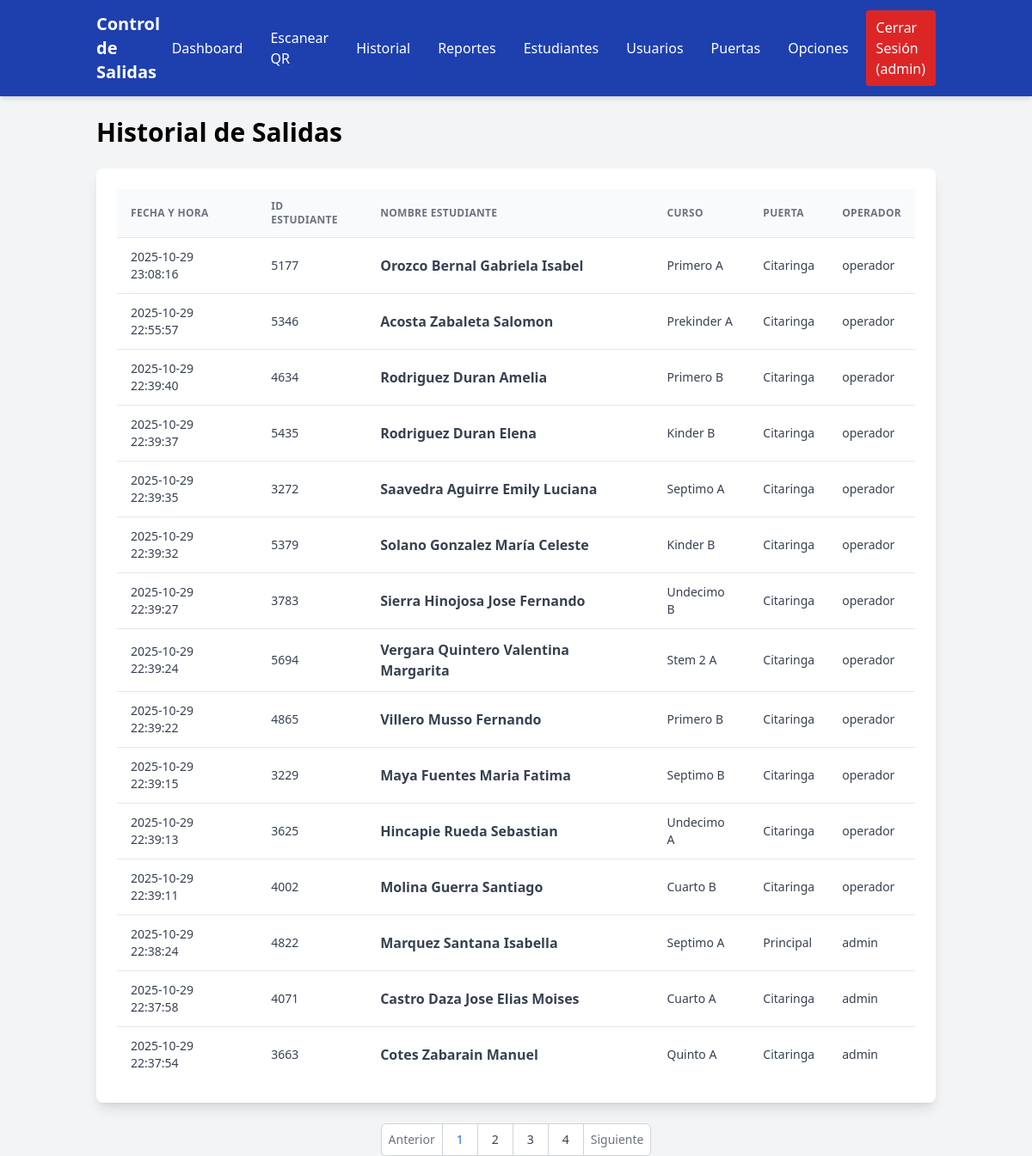
/exits (signed in), run on an earlier commit of the app's database.
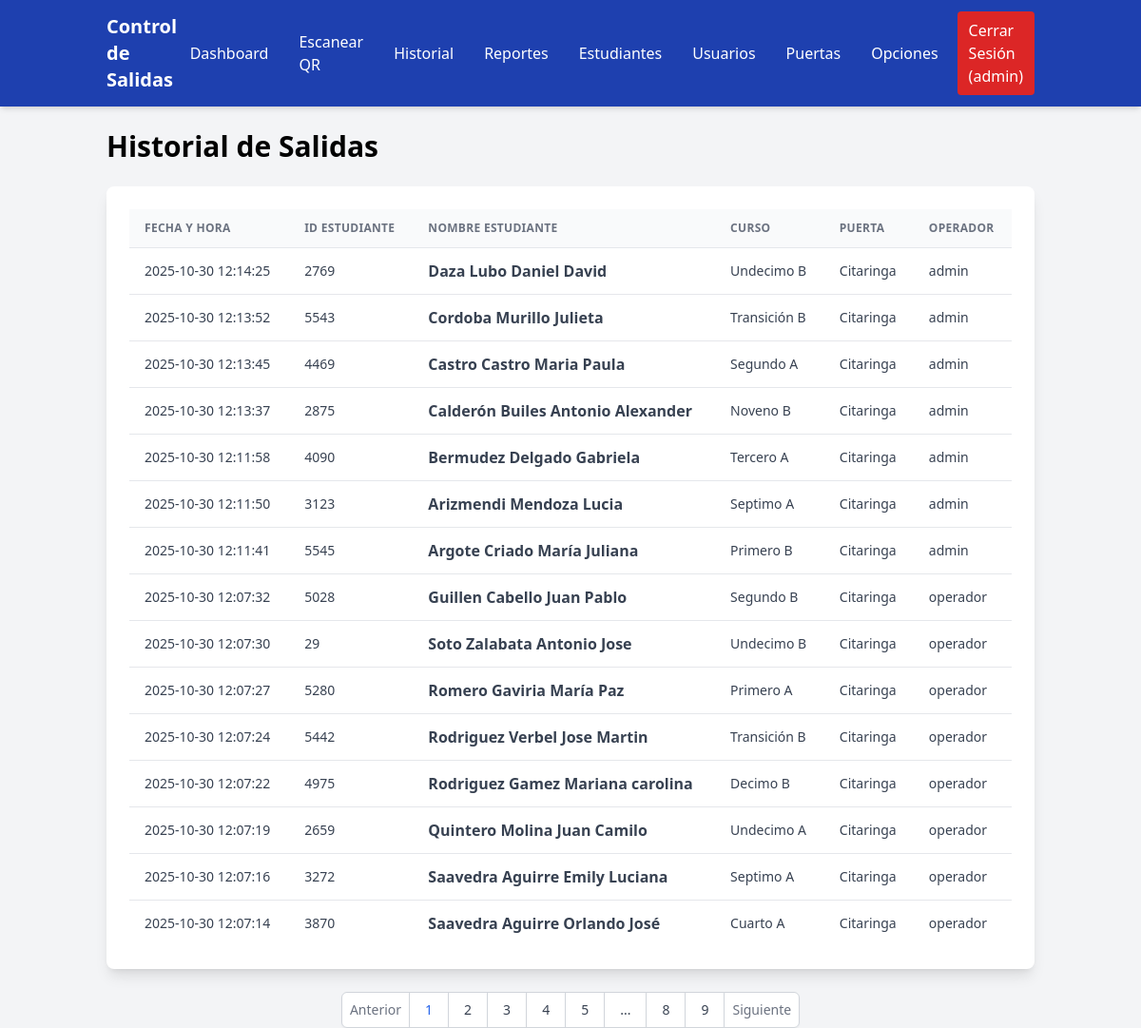
And on a later commit of the database.
### app/models.py (models this page shows, shortened)
class Exit(db.Model):
    __tablename__ = 'exits'
    id = db.Column(db.Integer, primary_key=True)
    student_id = db.Column(db.Integer, db.ForeignKey('students.id'), nullable=False)
    student_name = db.Column(db.String(120), nullable=False)
    course = db.Column(db.String(80), nullable=True)
    door_id = db.Column(db.Integer, db.ForeignKey('doors.id'), nullable=False)
    timestamp = db.Column(db.DateTime, default=datetime.utcnow, nullable=False)
    operator_id = db.Column(db.Integer, db.ForeignKey('users.id'), nullable=False)
    operator = db.relationship('User', backref='exits_recorded')
    door = db.relationship('Door', backref='exits')

class Door(db.Model):
    __tablename__ = 'doors'
    id = db.Column(db.Integer, primary_key=True)
    name = db.Column(db.String(50), unique=True, nullable=False)
    is_active = db.Column(db.Boolean, default=True, nullable=False)

class User(UserMixin, db.Model):
    __tablename__ = 'users'
    id = db.Column(db.Integer, primary_key=True)
    username = db.Column(db.String(80), unique=True, nullable=False)
    password_hash = db.Column(db.String(256), nullable=False)
    role = db.Column(db.Enum(Role), default=Role.OPERATOR, nullable=False)
    created_at = db.Column(db.DateTime, default=datetime.utcnow)

### app/routes.py (the view)
@bp.route('/exits')
@login_required
def list_exits():
    page = request.args.get('page', 1, type=int)
    exits = Exit.query.order_by(Exit.timestamp.desc()).paginate(page=page, per_page=15)
    return render_template('main/exits.html', exits=exits)

### app/templates/main/exits.html
{% extends "base.html" %}
{% block content %}
<div class="flex justify-between items-center mb-6">
    <h1 class="text-3xl font-bold">Historial de Salidas</h1>
</div>
<div class="bg-white p-6 rounded-lg shadow-lg overflow-x-auto">
    <table class="w-full whitespace-no-wrap">
        <thead>
            <tr class="text-xs font-semibold tracking-wide text-left text-gray-500 uppercase border-b bg-gray-50">
                <th class="px-4 py-3">Fecha y Hora</th>
                <th class="px-4 py-3">ID Estudiante</th>
                <th class="px-4 py-3">Nombre Estudiante</th>
                <th class="px-4 py-3">Curso</th>
                <th class="px-4 py-3">Puerta</th>
                <th class="px-4 py-3">Operador</th>
            </tr>
        </thead>
        <tbody class="bg-white divide-y">
            {% for exit in exits.items %}
            <tr class="text-gray-700">
                <td class="px-4 py-3 text-sm">{{ (exit.timestamp | localtime).strftime('%Y-%m-%d %H:%M:%S') }}</td>
                <td class="px-4 py-3 text-sm">{{ exit.student_id }}</td>
                <td class="px-4 py-3 font-semibold">{{ exit.student_name }}</td>
                <td class="px-4 py-3 text-sm">{{ exit.course }}</td>
                <td class="px-4 py-3 text-sm">{{ exit.door.name }}</td>
                <td class="px-4 py-3 text-sm">{{ exit.operator.username }}</td>
            </tr>
            {% else %}
            <tr>
                <td colspan="6" class="px-4 py-3 text-center text-gray-500">No hay salidas registradas.</td>
            </tr>
            {% endfor %}
        </tbody>
    </table>
</div>
{% if exits.pages > 1 %}
<div class="flex justify-center mt-6">
    <nav class="relative z-0 inline-flex rounded-md shadow-sm -space-x-px" aria-label="Pagination">
        <a href="{{ url_for('routes.list_exits', page=exits.prev_num) if exits.has_prev else '#' }}"
           class="relative inline-flex items-center px-2 py-2 rounded-l-md border border-gray-300 bg-white text-sm font-medium text-gray-500 hover:bg-gray-50 {{ 'disabled:opacity-50 cursor-not-allowed' if not exits.has_prev }}">
            Anterior
        </a>
        {% for page_num in exits.iter_pages() %}
            {% if page_num %}
                <a href="{{ url_for('routes.list_exits', page=page_num) }}"
                   class="relative inline-flex items-center px-4 py-2 border border-gray-300 bg-white text-sm font-medium {{ 'bg-blue-100 text-blue-600' if page_num == exits.page else 'text-gray-700 hover:bg-gray-50' }}">
                    {{ page_num }}
                </a>
            {% else %}
                <span class="relative inline-flex items-center px-4 py-2 border border-gray-300 bg-white text-sm font-medium text-gray-700">...</span>
            {% endif %}
        {% endfor %}
        <a href="{{ url_for('routes.list_exits', page=exits.next_num) if exits.has_next else '#' }}"
           class="relative inline-flex items-center px-2 py-2 rounded-r-md border border-gray-300 bg-white text-sm font-medium text-gray-500 hover:bg-gray-50 {{ 'disabled:opacity-50 cursor-not-allowed' if not exits.has_next }}">
            Siguiente
        </a>
    </nav>
</div>
{% endif %}
{% endblock %}

What changed in the data, as far as the page shows it:
no longer on this page (row unchanged): Exit: timestamp "2025-10-29 23:08:16", student_id "5177", student_name "Orozco Bernal Gabriela Isabel", course "Primero A", door.name "Citaringa", operator.username "operador"
no longer on this page (row unchanged): Exit: timestamp "2025-10-29 22:55:57", student_id "5346", student_name "Acosta Zabaleta Salomon", course "Prekinder A", door.name "Citaringa", operator.username "operador"
no longer on this page (row unchanged): Exit: timestamp "2025-10-29 22:39:40", student_id "4634", student_name "Rodriguez Duran Amelia", course "Primero B", door.name "Citaringa", operator.username "operador"
no longer on this page (row unchanged): Exit: timestamp "2025-10-29 22:39:37", student_id "5435", student_name "Rodriguez Duran Elena", course "Kinder B", door.name "Citaringa", operator.username "operador"
no longer on this page (row unchanged): Exit: timestamp "2025-10-29 22:39:35", student_id "3272", student_name "Saavedra Aguirre Emily Luciana", course "Septimo A", door.name "Citaringa", operator.username "operador"
no longer on this page (row unchanged): Exit: timestamp "2025-10-29 22:39:32", student_id "5379", student_name "Solano Gonzalez María Celeste", course "Kinder B", door.name "Citaringa", operator.username "operador"
no longer on this page (row unchanged): Exit: timestamp "2025-10-29 22:39:27", student_id "3783", student_name "Sierra Hinojosa Jose Fernando", course "Undecimo B", door.name "Citaringa", operator.username "operador"
no longer on this page (row unchanged): Exit: timestamp "2025-10-29 22:39:24", student_id "5694", student_name "Vergara Quintero Valentina Margarita", course "Stem 2 A", door.name "Citaringa", operator.username "operador"
no longer on this page (row unchanged): Exit: timestamp "2025-10-29 22:39:22", student_id "4865", student_name "Villero Musso Fernando", course "Primero B", door.name "Citaringa", operator.username "operador"
no longer on this page (row unchanged): Exit: timestamp "2025-10-29 22:39:15", student_id "3229", student_name "Maya Fuentes Maria Fatima", course "Septimo B", door.name "Citaringa", operator.username "operador"
no longer on this page (row unchanged): Exit: timestamp "2025-10-29 22:39:13", student_id "3625", student_name "Hincapie Rueda Sebastian", course "Undecimo A", door.name "Citaringa", operator.username "operador"
no longer on this page (row unchanged): Exit: timestamp "2025-10-29 22:39:11", student_id "4002", student_name "Molina Guerra Santiago", course "Cuarto B", door.name "Citaringa", operator.username "operador"
no longer on this page (row unchanged): Exit: timestamp "2025-10-29 22:38:24", student_id "4822", student_name "Marquez Santana Isabella", course "Septimo A", door.name "Principal", operator.username "admin"
no longer on this page (row unchanged): Exit: timestamp "2025-10-29 22:37:58", student_id "4071", student_name "Castro Daza Jose Elias Moises", course "Cuarto A", door.name "Citaringa", operator.username "admin"
no longer on this page (row unchanged): Exit: timestamp "2025-10-29 22:37:54", student_id "3663", student_name "Cotes Zabarain Manuel", course "Quinto A", door.name "Citaringa", operator.username "admin"
added Exit: timestamp "2025-10-30 12:14:25", student_id "2769", student_name "Daza Lubo Daniel David", course "Undecimo B", door.name "Citaringa", operator.username "admin"
added Exit: timestamp "2025-10-30 12:13:52", student_id "5543", student_name "Cordoba Murillo Julieta", course "Transición B", door.name "Citaringa", operator.username "admin"
added Exit: timestamp "2025-10-30 12:13:45", student_id "4469", student_name "Castro Castro Maria Paula", course "Segundo A", door.name "Citaringa", operator.username "admin"
added Exit: timestamp "2025-10-30 12:13:37", student_id "2875", student_name "Calderón Builes Antonio Alexander", course "Noveno B", door.name "Citaringa", operator.username "admin"
added Exit: timestamp "2025-10-30 12:11:58", student_id "4090", student_name "Bermudez Delgado Gabriela", course "Tercero A", door.name "Citaringa", operator.username "admin"
added Exit: timestamp "2025-10-30 12:11:50", student_id "3123", student_name "Arizmendi Mendoza Lucia", course "Septimo A", door.name "Citaringa", operator.username "admin"
added Exit: timestamp "2025-10-30 12:11:41", student_id "5545", student_name "Argote Criado María Juliana", course "Primero B", door.name "Citaringa", operator.username "admin"
added Exit: timestamp "2025-10-30 12:07:32", student_id "5028", student_name "Guillen Cabello Juan Pablo", course "Segundo B", door.name "Citaringa", operator.username "operador"
added Exit: timestamp "2025-10-30 12:07:30", student_id "29", student_name "Soto Zalabata Antonio Jose", course "Undecimo B", door.name "Citaringa", operator.username "operador"
added Exit: timestamp "2025-10-30 12:07:27", student_id "5280", student_name "Romero Gaviria María Paz", course "Primero A", door.name "Citaringa", operator.username "operador"
added Exit: timestamp "2025-10-30 12:07:24", student_id "5442", student_name "Rodriguez Verbel Jose Martin", course "Transición B", door.name "Citaringa", operator.username "operador"
added Exit: timestamp "2025-10-30 12:07:22", student_id "4975", student_name "Rodriguez Gamez Mariana carolina", course "Decimo B", door.name "Citaringa", operator.username "operador"
added Exit: timestamp "2025-10-30 12:07:19", student_id "2659", student_name "Quintero Molina Juan Camilo", course "Undecimo A", door.name "Citaringa", operator.username "operador"
added Exit: timestamp "2025-10-30 12:07:16", student_id "3272", student_name "Saavedra Aguirre Emily Luciana", course "Septimo A", door.name "Citaringa", operator.username "operador"
added Exit: timestamp "2025-10-30 12:07:14", student_id "3870", student_name "Saavedra Aguirre Orlando José", course "Cuarto A", door.name "Citaringa", operator.username "operador"
Also different on the page:
new list line: "5"
new list line: "8"
new list line: "9"
